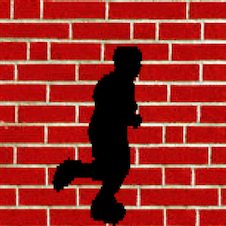
//> input picture class19/imgs/img6.png, 226 x 226 px
$ ./testGrowImg   (built with g++ and OpenCV 4)
//> lines starting //> are read from the running program, lines starting //| are printed output that depends on the picture; after the words box and inside, x2 and y2 are one past the last pixel; in counts of white or black regions, pixels touching at a corner belong together
### class19/Pixel.h
#pragma once

#include <iostream>
#include <opencv2/core/core.hpp>

class Pixel {
 public:
  Pixel(int y, int x, int count);
  void show();

 public:
  int y;
  int x;
  int count;

  uchar value;
  float error;
};

bool cmp(const Pixel &a, const Pixel &b);

### class19/growImg.h
#pragma once

#include "common.h"
#include "Pixel.h"

using cv::Mat;
using cv::Range;
using std::list;
using std::vector;

void growImg(const Mat &imgSrc, const int windowR, Mat &imgDst, Mat &dstMask);
void stichImg(const Mat &imgSrc, const Mat &imgDst, const Mat &dstMask,
              Mat &outputImg);
void getUnfilledNeighbors(const Mat &imgDstMask, list<Pixel> &pixelList);

void getNeighbourhoodWindow(const Pixel &pixel, const Mat &imgDst,
                            const Mat &imgMask, int windowR, Mat &temImg,
                            Mat &maskTemp);
void findMatches(const Mat &imgSrc, const Mat &temImg, const Mat &maskTemp,
                 const int windowR, vector<Pixel> &bestMatches);

const Pixel &randomPick(const vector<Pixel> &bestMatches);

### class19/common.h
#pragma once

#include <iostream>
#include <list>
#include <opencv2/core/core.hpp>
#include <opencv2/highgui/highgui.hpp>
#include <opencv2/imgproc/imgproc.hpp>
#include <vector>

### class19/testGrowImg.h
#pragma once

#include "common.h"
#include "growImg.h"

void stichImg(const Mat &imgSrc, const Mat &imgDst, const Mat &dstMask,
              Mat &outputImg);
void testGrowImg();
void testGrowImg2();
void testFindMatches();
void testGetUnfilledNeighbors();

### class19/testGrowImg.cpp
#include "testGrowImg.h"

using cv::Mat;
using cv::Range;
using cv::Point;
using std::list;
using std::vector;

// [122 lines left out: functions main, stichImg, testGrowImg, testGrowImg2, testGrowImg3, testGrowImg4, not called in this run]

void testGrowImg5() {
  Mat imgDst = cv::imread("./imgs/img6.png", cv::IMREAD_GRAYSCALE);
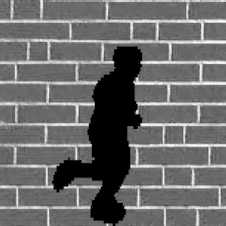
//> imgDst: 226 rows x 226 cols, CV_8UC1; min 0, max 251, mean 106.3
  int h = imgDst.rows;
//> h = 226
  int w = imgDst.cols;
//> w = 226
  Mat dstMask = Mat::zeros(imgDst.size(), CV_8UC1);
  dstMask.setTo(1, imgDst>70);
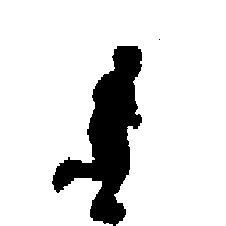
//> dstMask: 226 rows x 226 cols, CV_8UC1; values 0 (black) and 1 (white), 86.4% white; 2 black regions (1 under 20 px), largest, box (x1, y1, x2, y2) and area: (52, 46, 142, 226) 6948
  erode(dstMask, dstMask, Mat(), Point(-1, -1), 1);
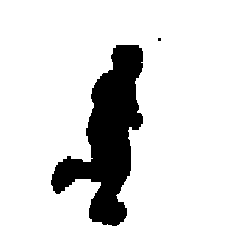
//> dstMask: 226 rows x 226 cols, CV_8UC1; values 0 (black) and 1 (white), 85% white; 2 black regions (1 under 20 px), largest, box (x1, y1, x2, y2) and area: (51, 45, 143, 226) 7656
  Mat imgSrc = imgDst;
  Mat srcMask = cv::Mat::zeros(imgSrc.size(), CV_8UC1);
  srcMask.setTo(1, imgSrc>70);
  erode(srcMask, srcMask, Mat(), Point(-1, -1), 1);
  Mat srcMaskSave = 255*srcMask;
  cv::imwrite("./imgs/srcMask.jpg", srcMaskSave);

  const int windowR = 15;
//> (the run ends here: the program needs code that is not available in this run, at `growImg(imgSrc, srcMask, windowR, imgDst, dstMask);`)

$ run again, with class19/imgs/img.png copied over class19/imgs/img6.png
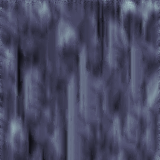
//> input picture class19/imgs/img.png, 160 x 160 px
//> in testGrowImg5, `Mat imgDst = cv::imread("./imgs/img6.png", cv::IMREAD_GRAYSCALE);`:
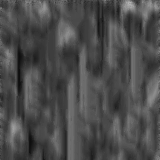
//> imgDst: 160 rows x 160 cols, CV_8UC1; min 14, max 179, mean 75.7
//> in testGrowImg5, `erode(dstMask, dstMask, Mat(), Point(-1, -1), 1);`:
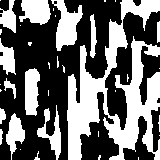
//> dstMask: 160 rows x 160 cols, CV_8UC1; values 0 (black) and 1 (white), 41.7% white; 37 white regions (23 under 20 px), largest, box (x1, y1, x2, y2) and area: (67, 0, 160, 160) 6465, (51, 0, 83, 51) 823, (19, 0, 51, 25) 604
